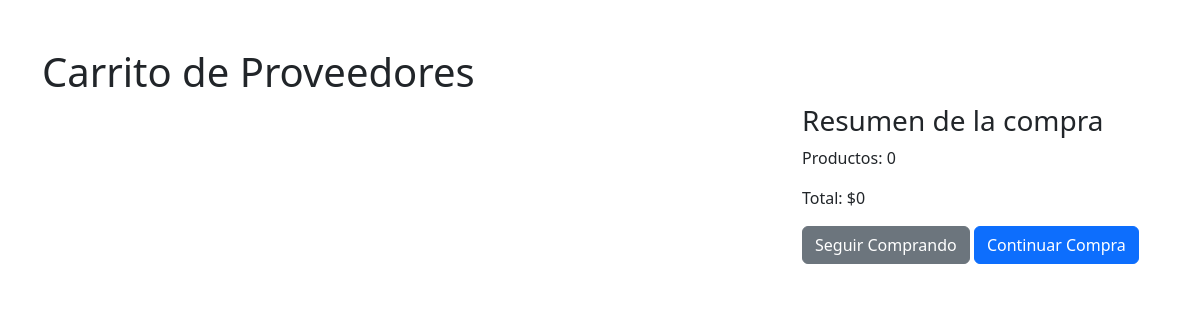
The page /proveedor_carrito/ (signed in) on the database as committed earlier.
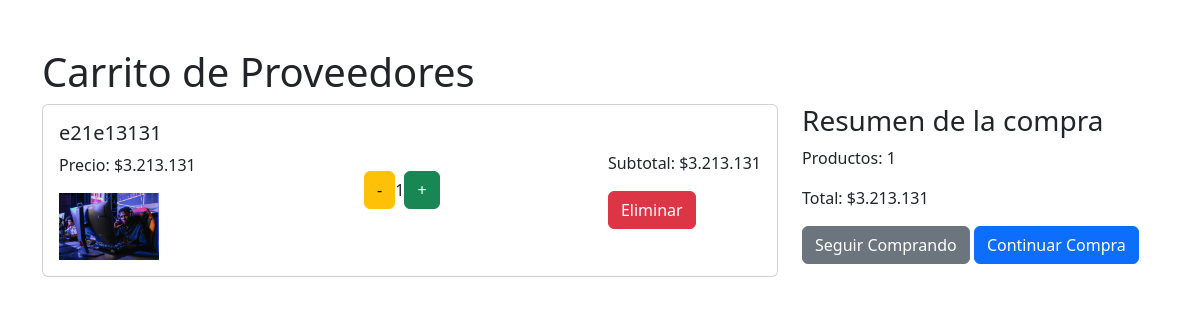
The same page on the database as committed later.
### menu/models.py (models this page shows, shortened)
class ProveedorCarritoItem(models.Model):
    carrito = models.ForeignKey(ProveedorCarrito, on_delete=models.CASCADE)
    producto = models.ForeignKey(ProductosProveedor, on_delete=models.CASCADE)
    cantidad = models.IntegerField(default=1)
    cantidad_llegada=  models.IntegerField(default=0)
    agregado_en = models.DateTimeField(default=timezone.now)
    aceptado = models.BooleanField(default=False)

class ProductosProveedor(models.Model):
    proveedor = models.ForeignKey(Proveedor, on_delete=models.CASCADE, related_name='productos')
    nombre_producto = models.CharField(max_length=100, verbose_name='Nombre del Producto')
    foto_producto = models.ImageField(upload_to='productos_proveedor/', verbose_name='Foto del Producto')
    precio_costo = models.DecimalField(max_digits=10, decimal_places=2, verbose_name='Precio de Costo')

### menu/views.py (the view)
# urls.py: path('proveedor_carrito/', views.proveedor_carrito, name='proveedor_carrito'),
@login_required
def proveedor_carrito(request):
    carrito, created = ProveedorCarrito.objects.get_or_create(usuario=request.user)
    items = ProveedorCarritoItem.objects.filter(carrito=carrito)
    total = sum(item.producto.precio_costo * item.cantidad for item in items)
    return render(request, 'proveedor_carrito.html', {'carrito': carrito, 'items': items, 'total': total})

### menu/context_processors.py (called while the page is built)
def carrito_items_count(request):
    if request.user.is_authenticated:
        try:
            carrito = Carrito.objects.get(usuario=request.user)
            count = CarritoItem.objects.filter(carrito=carrito).count()
        except Carrito.DoesNotExist:
            count = 0
    else:
        count = 0
    return {
        'carrito_items_count': count
    }

### menu/templatetags/custom_filters.py (called while the page is built)
@register.filter(name='format_price')
def format_price(value):
    return "${:,.0f}".format(value).replace(',', '.')

@register.filter
def multiply(value, arg):
    return value * arg

### menu/templates/proveedor_carrito.html (shortened to what this page needs)
{% load custom_filters %}
<!DOCTYPE html>
<html lang="en">
<head>
    <link href="https://cdn.jsdelivr.net/npm/bootstrap@5.3.3/dist/css/bootstrap.min.css" rel="stylesheet">
</head>
<body>
    <div class="container mt-5">
        <h1>Carrito de Proveedores</h1>
        <div class="row">
            <div class="col-md-8">
                {% for item in items %}
                <div class="card mb-3">
                    <div class="card-body cart-item">
                        <div>
                            <h5>{{ item.producto.nombre_producto }}</h5>
                            <p>Precio: {{ item.producto.precio_costo|format_price }}</p>
                            <img src="{{ item.producto.foto_producto.url }}" alt="{{ item.producto.nombre_producto }}">
                        </div>
                        <div class="quantity-controls">
                            <a href="{% url 'disminuir_cantidad' item.id %}" class="btn btn-warning">-</a>
                            <span>{{ item.cantidad }}</span>
                            <a href="{% url 'aumentar_cantidad' item.id %}" class="btn btn-success">+</a>
                        </div>
                        <div>
                            <p>Subtotal: {{ item.cantidad|multiply:item.producto.precio_costo|format_price }}</p>
                            <a href="{% url 'eliminar_del_proveedor_carrito' item.id %}" class="btn btn-danger">Eliminar</a>
                        </div>
                    </div>
                </div>
                {% endfor %}
            </div>
            <div class="col-md-4">
                <h3>Resumen de la compra</h3>
                <p>Productos: {{ items|length }}</p>
                <p>Total: {{ total|format_price }}</p>
                <a href="{% url 'proveedor_list' %}" class="btn btn-secondary">Seguir Comprando</a>
                <a href="{% url 'resumen_compra' %}" class="btn btn-primary">Continuar Compra</a>
            </div>
        </div>
    </div>
</body>
</html>

Rows that differ between the two databases and show on the page:
added ProveedorCarritoItem: producto.nombre_producto "e21e13131", producto.precio_costo "$3.213.131", producto.foto_producto (picture), cantidad "1", cantidad|multiply "$3.213.131"
Other text that changed with them:
{{ items|length }}: "0" → "1"
{{ total|format_price }}: "$0" → "$3.213.131"
